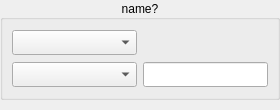
<?xml version="1.0" encoding="UTF-8"?>
<ui version="4.0">
 <class>FluorWidgetObject</class>
 <widget class="QWidget" name="FluorWidgetObject">
  <property name="geometry">
   <rect>
    <x>0</x>
    <y>0</y>
    <width>280</width>
    <height>110</height>
   </rect>
  </property>
  <property name="sizePolicy">
   <sizepolicy hsizetype="Fixed" vsizetype="Fixed">
    <horstretch>0</horstretch>
    <verstretch>0</verstretch>
   </sizepolicy>
  </property>
  <property name="minimumSize">
   <size>
    <width>280</width>
    <height>110</height>
   </size>
  </property>
  <property name="maximumSize">
   <size>
    <width>280</width>
    <height>110</height>
   </size>
  </property>
  <property name="windowTitle">
   <string>Form</string>
  </property>
  <layout class="QGridLayout" name="gridFluorescenceWidgetObject">
   <property name="leftMargin">
    <number>0</number>
   </property>
   <property name="topMargin">
    <number>0</number>
   </property>
   <property name="rightMargin">
    <number>0</number>
   </property>
   <property name="bottomMargin">
    <number>0</number>
   </property>
   <property name="spacing">
    <number>0</number>
   </property>
   <item row="2" column="0">
    <widget class="QPushButton" name="pushLeft">
     <property name="sizePolicy">
      <sizepolicy hsizetype="Fixed" vsizetype="Fixed">
       <horstretch>0</horstretch>
       <verstretch>0</verstretch>
      </sizepolicy>
     </property>
     <property name="minimumSize">
      <size>
       <width>20</width>
       <height>10</height>
      </size>
     </property>
     <property name="maximumSize">
      <size>
       <width>20</width>
       <height>10</height>
      </size>
     </property>
     <property name="focusPolicy">
      <enum>Qt::NoFocus</enum>
     </property>
     <property name="text">
      <string/>
     </property>
     <property name="icon">
      <iconset resource="../include/icons.qrc">
       <normaloff>:/icons/images/minus.png</normaloff>:/icons/images/minus.png</iconset>
     </property>
     <property name="iconSize">
      <size>
       <width>20</width>
       <height>10</height>
      </size>
     </property>
     <property name="flat">
      <bool>true</bool>
     </property>
    </widget>
   </item>
   <item row="2" column="2">
    <widget class="QPushButton" name="pushRight">
     <property name="sizePolicy">
      <sizepolicy hsizetype="Fixed" vsizetype="Fixed">
       <horstretch>0</horstretch>
       <verstretch>0</verstretch>
      </sizepolicy>
     </property>
     <property name="minimumSize">
      <size>
       <width>20</width>
       <height>10</height>
      </size>
     </property>
     <property name="maximumSize">
      <size>
       <width>20</width>
       <height>10</height>
      </size>
     </property>
     <property name="focusPolicy">
      <enum>Qt::NoFocus</enum>
     </property>
     <property name="text">
      <string/>
     </property>
     <property name="icon">
      <iconset resource="../include/icons.qrc">
       <normaloff>:/icons/images/plus.png</normaloff>:/icons/images/plus.png</iconset>
     </property>
     <property name="iconSize">
      <size>
       <width>20</width>
       <height>10</height>
      </size>
     </property>
     <property name="flat">
      <bool>true</bool>
     </property>
    </widget>
   </item>
   <item row="2" column="1">
    <spacer name="horizontalSpacer">
     <property name="orientation">
      <enum>Qt::Horizontal</enum>
     </property>
     <property name="sizeHint" stdset="0">
      <size>
       <width>40</width>
       <height>10</height>
      </size>
     </property>
    </spacer>
   </item>
   <item row="1" column="0" colspan="3">
    <widget class="QStackedWidget" name="stackedWidget">
     <property name="sizePolicy">
      <sizepolicy hsizetype="Fixed" vsizetype="Fixed">
       <horstretch>0</horstretch>
       <verstretch>0</verstretch>
      </sizepolicy>
     </property>
     <property name="minimumSize">
      <size>
       <width>280</width>
       <height>100</height>
      </size>
     </property>
     <property name="maximumSize">
      <size>
       <width>280</width>
       <height>100</height>
      </size>
     </property>
     <property name="currentIndex">
      <number>0</number>
     </property>
     <widget class="QWidget" name="pageTargets">
      <property name="sizePolicy">
       <sizepolicy hsizetype="Ignored" vsizetype="Ignored">
        <horstretch>0</horstretch>
        <verstretch>0</verstretch>
       </sizepolicy>
      </property>
      <layout class="QGridLayout" name="gridPageTargets">
       <property name="leftMargin">
        <number>0</number>
       </property>
       <property name="topMargin">
        <number>0</number>
       </property>
       <property name="rightMargin">
        <number>0</number>
       </property>
       <property name="bottomMargin">
        <number>0</number>
       </property>
       <property name="spacing">
        <number>0</number>
       </property>
       <item row="0" column="1">
        <widget class="QGroupBox" name="groupbox">
         <property name="sizePolicy">
          <sizepolicy hsizetype="Ignored" vsizetype="Ignored">
           <horstretch>0</horstretch>
           <verstretch>0</verstretch>
          </sizepolicy>
         </property>
         <property name="title">
          <string>name?</string>
         </property>
         <property name="alignment">
          <set>Qt::AlignCenter</set>
         </property>
         <property name="flat">
          <bool>false</bool>
         </property>
         <layout class="QGridLayout" name="gridGroupbox">
          <item row="0" column="0">
           <widget class="QComboBox" name="comboHolder">
            <property name="sizePolicy">
             <sizepolicy hsizetype="Preferred" vsizetype="Fixed">
              <horstretch>0</horstretch>
              <verstretch>0</verstretch>
             </sizepolicy>
            </property>
            <property name="minimumSize">
             <size>
              <width>110</width>
              <height>25</height>
             </size>
            </property>
            <property name="maximumSize">
             <size>
              <width>16777215</width>
              <height>25</height>
             </size>
            </property>
            <property name="layoutDirection">
             <enum>Qt::LeftToRight</enum>
            </property>
            <property name="editable">
             <bool>false</bool>
            </property>
           </widget>
          </item>
          <item row="1" column="0">
           <widget class="QComboBox" name="comboTarget">
            <property name="sizePolicy">
             <sizepolicy hsizetype="Preferred" vsizetype="Fixed">
              <horstretch>0</horstretch>
              <verstretch>0</verstretch>
             </sizepolicy>
            </property>
            <property name="minimumSize">
             <size>
              <width>110</width>
              <height>25</height>
             </size>
            </property>
            <property name="maximumSize">
             <size>
              <width>16777215</width>
              <height>25</height>
             </size>
            </property>
            <property name="layoutDirection">
             <enum>Qt::LeftToRight</enum>
            </property>
            <property name="editable">
             <bool>false</bool>
            </property>
           </widget>
          </item>
          <item row="1" column="1">
           <widget class="QLineEdit" name="dispEnergy">
            <property name="sizePolicy">
             <sizepolicy hsizetype="Preferred" vsizetype="Fixed">
              <horstretch>0</horstretch>
              <verstretch>0</verstretch>
             </sizepolicy>
            </property>
            <property name="minimumSize">
             <size>
              <width>110</width>
              <height>25</height>
             </size>
            </property>
            <property name="maximumSize">
             <size>
              <width>16777215</width>
              <height>25</height>
             </size>
            </property>
            <property name="layoutDirection">
             <enum>Qt::LeftToRight</enum>
            </property>
            <property name="text">
             <string/>
            </property>
            <property name="alignment">
             <set>Qt::AlignCenter</set>
            </property>
            <property name="readOnly">
             <bool>true</bool>
            </property>
           </widget>
          </item>
         </layout>
        </widget>
       </item>
      </layout>
     </widget>
     <widget class="QWidget" name="pageMotor">
      <property name="sizePolicy">
       <sizepolicy hsizetype="Ignored" vsizetype="Ignored">
        <horstretch>0</horstretch>
        <verstretch>0</verstretch>
       </sizepolicy>
      </property>
      <layout class="QGridLayout" name="gridPageMotor">
       <property name="leftMargin">
        <number>0</number>
       </property>
       <property name="topMargin">
        <number>0</number>
       </property>
       <property name="rightMargin">
        <number>0</number>
       </property>
       <property name="bottomMargin">
        <number>0</number>
       </property>
       <property name="spacing">
        <number>0</number>
       </property>
      </layout>
     </widget>
    </widget>
   </item>
  </layout>
 </widget>
 <resources>
  <include location="../include/icons.qrc"/>
 </resources>
 <connections/>
</ui>
